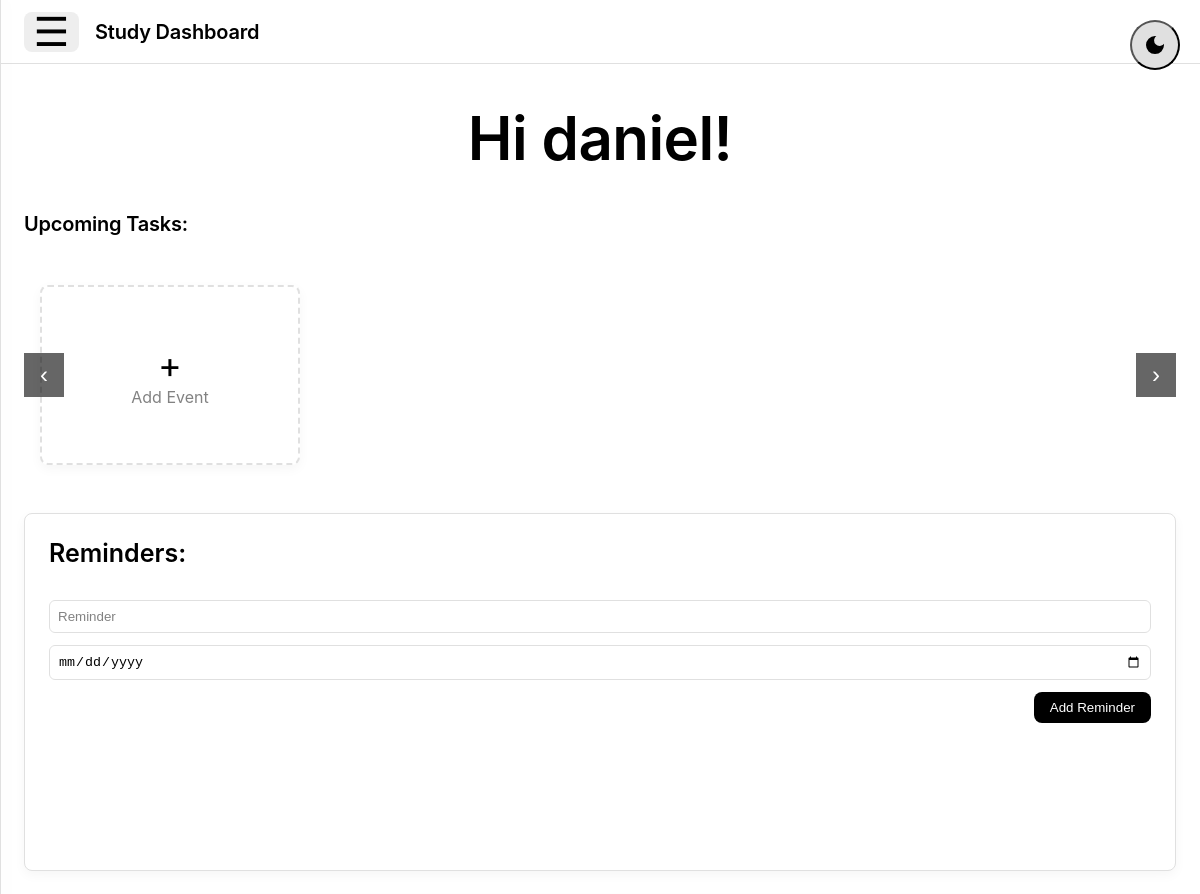
Page / (signed in, upper part) on the earlier database version.
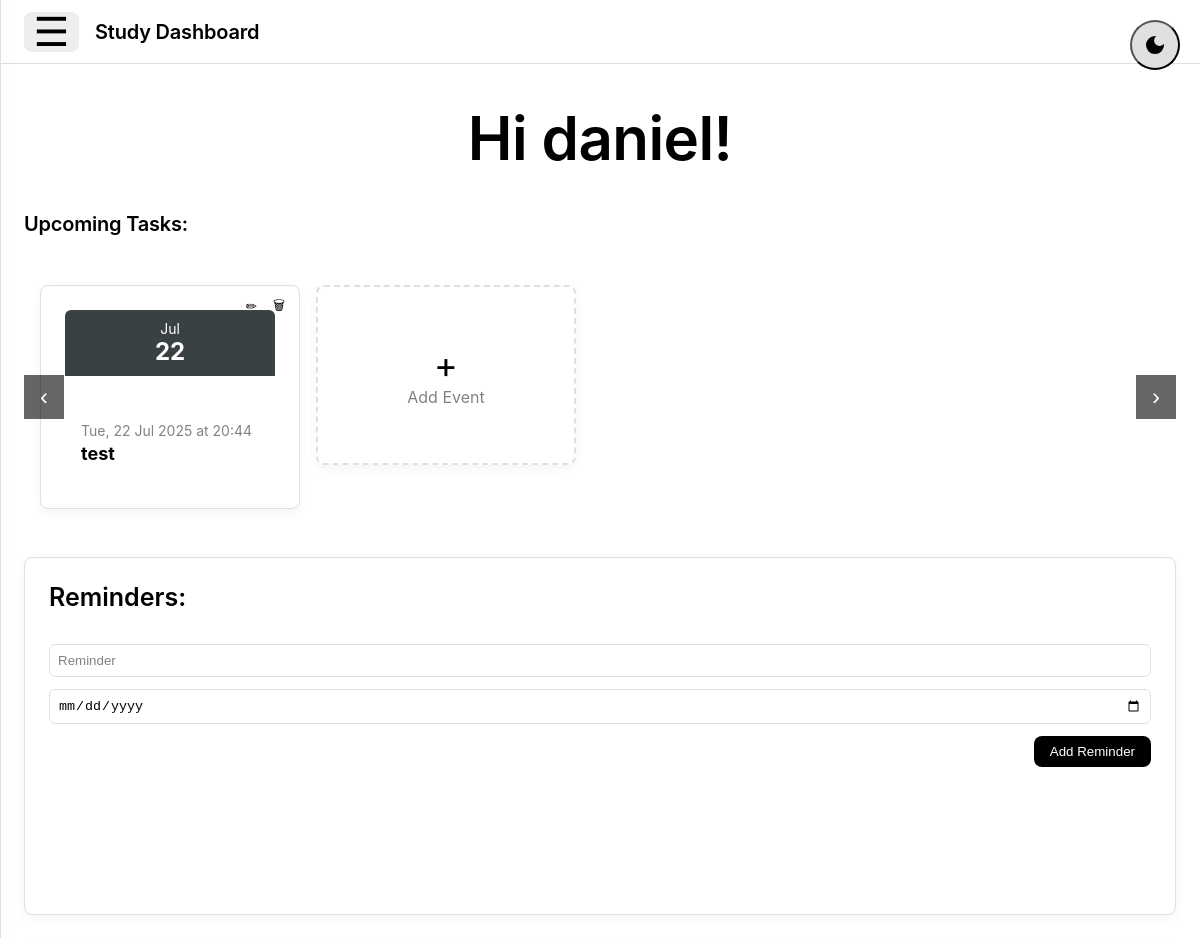
Same page on the later database version.
### website/models.py (models this page shows)
class User(db.Model, UserMixin):
    id = db.Column(db.Integer, primary_key=True)
    email = db.Column(db.String(150), unique=True)
    password = db.Column(db.String(150))
    first_name = db.Column(db.String(150))
    reminders = db.relationship('Reminder', backref='user', lazy=True)
    notes = db.relationship('Note', backref='user', lazy=True)
    events = db.relationship('Event', backref='user', lazy=True)

class Event(db.Model):
    id = db.Column(db.Integer, primary_key=True)
    title = db.Column(db.String(150), nullable=False)
    date = db.Column(db.Date, nullable=False)
    time = db.Column(db.String(10), nullable=True)
    location = db.Column(db.String(150), nullable=True)
    user_id = db.Column(db.Integer, db.ForeignKey('user.id'), nullable=False)
    description = db.Column(db.Text, nullable=True)

### website/views.py (the view, shortened to what this page needs)
@views.route('/', methods=['GET', 'POST'])
@login_required
def home():
    reminders = Reminder.query.filter_by(user_id=current_user.id).order_by(Reminder.due_date).all()
    now = date.today()
    events = Event.query.filter_by(user_id=current_user.id).order_by(Event.date).all()
    return render_template("home.html", user=current_user, events=events, reminders=reminders, now=now)

### website/__init__.py (called while the page is built)
def create_app():
    app = Flask(__name__)
    app.config['SECRET_KEY'] = 'hjshjhdjah kjshkjdhjs'
    app.config['SQLALCHEMY_DATABASE_URI'] = 'sqlite:///db.sqlite'
    db.init_app(app)
    migrate = Migrate(app, db)
    from .views import views
    from .auth import auth
    from .models import User, Note
    app.register_blueprint(views, url_prefix='/')
    app.register_blueprint(auth, url_prefix='/')
    with app.app_context():
        db.create_all()
    login_manager = LoginManager()
    login_manager.login_view = 'auth.login'
    login_manager.init_app(app)
    @login_manager.user_loader
    def load_user(id):
        return User.query.get(int(id))
    return app

### website/templates/home.html (shortened to what this page needs)
{% extends "base.html" %}
{% block content %}
<header class="site-header">
  <div class="container header-container">
    <div class="header-left">
      <button class="menu-button" onclick="openSidebar()">
        <span class="menu-icon">☰</span>
      </button>
      <h1 class="site-title">Study Dashboard</h1>
    </div>
  </div>
</header>
<section id="hero" class="hero-section">
  <div class="container">
    <h2 class="hero-title">Hi {{ current_user.first_name }}!</h2>
  </div>
</section>
<section id="events" class="events-section">
  <div class="container">
    <h3 class="events-title">Upcoming Tasks:</h3>
    <div class="carousel-wrapper" style="position: relative;">
      <div id="carousel" class="events-grid" style="display: flex; overflow-x: auto; gap: 16px; padding: 1rem 2rem 1rem 1rem; scroll-snap-type: x mandatory; scroll-behavior: smooth;">
        {% for event in events %}
        <div class="card event-card" style="min-width: 260px; flex: 0 0 auto; scroll-snap-align: start; position: relative;">
          <div style="background-color: #3a4142; color: white; padding: 10px; text-align: center; border-radius: 6px 6px 0 0;">
            <div style="font-size: 14px;">{{ event.date.strftime('%b') }}</div>
            <div style="font-size: 24px; font-weight: bold;">{{ event.date.strftime('%d') }}</div>
          </div>
          <div style="padding: 1rem;">
            <p style="font-size: 14px; color: var(--text-secondary); margin-bottom: 4px;">
              {{ event.date.strftime('%a, %d %b %Y') }} at {{ event.time }}
            </p>
            <h2 style="margin: 0 0 4px; font-size: 18px;">{{ event.title }}</h2>
          </div>
          <div style="position: absolute; top: 8px; right: 8px; display: flex; gap: 4px;">
            <button onclick="openEditModal({{ event.id }})" class="edit-btn" style="background: none; border: none; cursor: pointer;">✏</button>
            <form method="POST" action="/delete-event">
              <button type="submit" class="delete-btn" style="background: none; border: none; cursor: pointer;">🗑</button>
            </form>
          </div>
        </div>
        {% endfor %}
        <div class="card event-card" style="min-width: 260px; height: 180px; display: flex; justify-content: center; align-items: center; border: 2px dashed var(--border-color); cursor: pointer;" onclick="openEventModal()">
          <div style="text-align: center;">
            <div style="font-size: 36px;">+</div>
            <div style="font-size: 16px; color: var(--text-secondary);">Add Event</div>
          </div>
        </div>
      </div>
      <button onclick="scrollCarousel(-1)" style="position: absolute; top: 50%; left: 0; transform: translateY(-50%); background: rgba(0,0,0,0.6); color: white; border: none; font-size: 24px; padding: 0.5rem 1rem; cursor: pointer; z-index: 10;">‹</button>
      <button onclick="scrollCarousel(1)" style="position: absolute; top: 50%; right: 0; transform: translateY(-50%); background: rgba(0,0,0,0.6); color: white; border: none; font-size: 24px; padding: 0.5rem 1rem; cursor: pointer; z-index: 10;">›</button>
    </div>
  </div>
</section>
<main id="main-content" class="main-content-section">
  <div class="container main-grid">
    <div class="main-column-left">
      <section id="reminders" class="card reminders-card">
        <h3 class="card-title">Reminders:</h3>
        <form id="reminder-form" style="display: flex; flex-direction: column; gap: 0.75rem; margin-top: 1rem;">
          <input type="text" name="reminder_content" placeholder="Reminder" required
                style="padding: 0.5rem; border: 1px solid var(--border-color); border-radius: 6px; background-color: var(--bg-primary); color: var(--text-primary);" />
          <input type="date" name="reminder_due" required
                style="padding: 0.5rem; border: 1px solid var(--border-color); border-radius: 6px; background-color: var(--bg-primary); color: var(--text-primary);" />
          <button type="submit"
                  class="button"
                  style="align-self: flex-end; padding: 0.5rem 1rem; border-radius: 8px; background-color: var(--border-dark); color: var(--bg-primary); border: none; font-weight: 500; cursor: pointer;">
            Add Reminder
          </button>
        </form>
      </section>
    </div>
  </div>
</main>
{% endblock %}

### website/templates/base.html (shortened to what this page needs)
<!DOCTYPE html>
<html lang="en">
<head>
  <link rel="stylesheet" type="text/css" href="{{ url_for('static', filename='styles.css') }}">
</head>
<body>
  <header>
    <button id="theme-switch">
        <svg xmlns="http://www.w3.org/2000/svg" height="24px" viewBox="0 -960 960 960" width="24px" fill="#e3e3e3"><path d="M480-120q-150 0-255-105T120-480q0-150 105-255t255-105q14 0 27.5 1t26.5 3q-41 29-65.5 75.5T444-660q0 90 63 153t153 63q55 0 101-24.5t75-65.5q2 13 3 26.5t1 27.5q0 150-105 255T480-120Z"/></svg>
    </button>
  </header>
  <div id="main" class="main">
    {% block content %}{% endblock %}
  </div>
</body>
</html>

### website/static/styles.css (style rules this page uses)
:root { --text-primary: #000000; --text-secondary: #828282; --text-tertiary: #5a5656; --bg-primary: #ffffff; --bg-secondary: #fafafa; --bg-tertiary: #f7f7f7; --border-color: #e0e0e0; --border-dark: #000000; --border-grid: #d1d1d1; --accent-bg: #3a4142; --button-bg: #eeeeee; }
* { box-sizing: border-box; }
body { margin: 0; font-family: 'Inter', sans-serif; background-color: var(--bg-primary); color: var(--text-primary); }
.container { max-width: 1440px; margin-left: auto; margin-right: auto; padding-left: 24px; padding-right: 24px; }
.card { background-color: var(--bg-primary); border: 1px solid var(--border-color); border-radius: 8px; box-shadow: 0px 4px 12px 0px rgba(0, 0, 0, 0.04); padding: 24px; overflow: hidden; }
.site-header { background-color: var(--bg-primary); border-bottom: 1px solid var(--border-color); height: 64px; }
.header-container { display: flex; justify-content: space-between; align-items: center; height: 100%; }
.header-left, .header-right { display: flex; align-items: center; gap: 16px; }
.menu-button { background-color: var(--button-bg); border: none; border-radius: 8px; width: 55px; height: 40px; display: flex; justify-content: center; align-items: center; cursor: pointer; padding: 0; }
.menu-icon { font-family: 'Inter', sans-serif; font-weight: 500; font-size: 40px; line-height: 1; color: var(--text-primary); }
.site-title { font-weight: 600; font-size: 20px; letter-spacing: -0.2px; margin: 0; }
.hero-section { padding-top: 29px; padding-bottom: 29px; text-align: center; }
.hero-title { font-weight: 600; font-size: 60px; line-height: 90px; letter-spacing: -0.6px; margin: 0; }
.events-section { padding-bottom: 32px; }
.events-title { font-weight: 600; font-size: 20px; letter-spacing: -0.2px; margin: 0 0 33px 0; }
.events-grid { display: grid; grid-template-columns: repeat(auto-fit, minmax(300px, 1fr)); gap: 32px; }
.event-card { display: flex; flex-direction: column; gap: 16px; }
.main-content-section { padding-bottom: 24px; }
.main-grid { display: grid; grid-template-columns: 1.5fr 1fr; gap: 25px; }
.main-column-left, .main-column-right { display: flex; flex-direction: column; gap: 25px; }
.card-title { font-weight: 600; font-size: 25px; margin: 0 0 16px 0; }
.reminders-card { min-height: 358px; }
@media (max-width: 1200px) { .main-grid { grid-template-columns: 1fr; } }
#theme-switch { position: fixed; top: 20px; right: 20px; width: 50px; height: 50px; background-color: var(--border-color); border-radius: 50%; display: flex; justify-content: center; align-items: center; cursor: pointer; z-index: 1000; transition: background-color 0.3s; }
#theme-switch svg { width: 24px; height: 24px; fill: var(--text-primary); }
input::placeholder { color: var(--text-secondary); }
.events-grid { -ms-overflow-style: none; scrollbar-width: none; }

Differences in the rows shown:
added Event: date "Jul", date "22", date "Tue, 22 Jul 2025", time "20:44", title "test"
